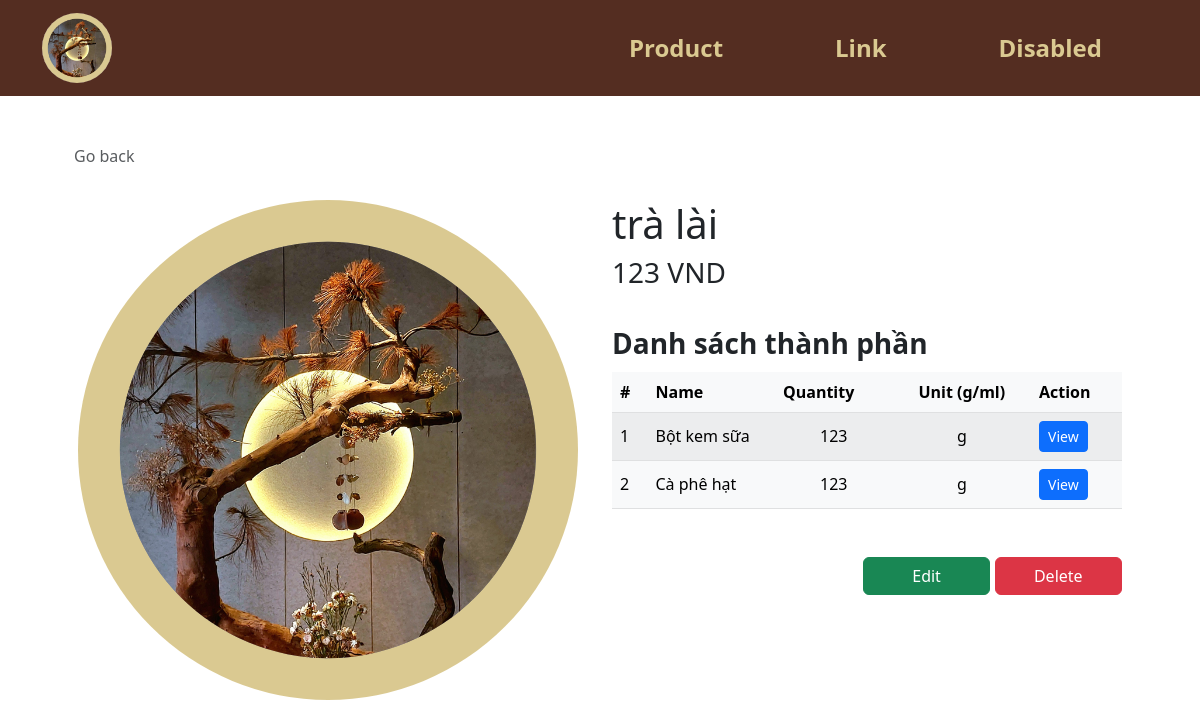
The page /product_view.php?p_id=91 on the database its author committed.
### tables this page shows
CREATE TABLE `product` (
  `p_id` int(100) NOT NULL COMMENT 'id sản phẩm',
  `p_name` varchar(255) NOT NULL COMMENT 'tên sản phẩm ',
  `p_price` int(255) NOT NULL COMMENT 'giá sản phẩm'
);

CREATE TABLE `ingredient` (
  `i_id` int(100) NOT NULL,
  `Product_p_id` int(255) NOT NULL,
  `Ingredient_defaut_id_id` int(100) NOT NULL,
  `i_quantity` int(100) NOT NULL,
  `i_unit` enum('g','ml') NOT NULL
);

CREATE TABLE `ingredient_defaut` (
  `id_id` int(100) NOT NULL COMMENT 'Gốc Id',
  `id_name` varchar(255) DEFAULT NULL COMMENT 'Gốc tên',
  `id_import_quantity` int(255) DEFAULT NULL COMMENT 'Gốc số lượng nhập',
  `id_unit` enum('g','ml') DEFAULT NULL COMMENT 'Gốc đơn vị',
  `id_ import_price` int(255) DEFAULT NULL COMMENT 'Gốc giá nhập'
);

### product_view.php (the view, shortened to what this page needs)
<!DOCTYPE html>
<html lang="en">
<head>
    <?php
    include("head.php");
    include("conn_db.php");
    ?>
</head>
<body>
    <?php
    include("header.php");
    $p_id = $_GET["p_id"];
    $query_product = "SELECT p.* FROM product p  WHERE p.p_id = {$p_id}  LIMIT 0,1";
    $result_product = $mysqli->query($query_product);
    $product_row = $result_product->fetch_array();
    ?>
    <div class="container px-5 py-4" id="shop-body">
        <div class="row my-4">
            <a class="nav nav-item text-decoration-none text-muted mb-2" href="#" onclick="history.back();">
                <i class="bi bi-arrow-left-square me-2"></i>Go back
            </a>
        </div>
        <div class="row row-cols-1 row-cols-md-2 mb-5">
            <div class="col mb-3 mb-md-0 logo">
                <img src='img/logo.png' class="img-fluid rounded-25 float-start">
            </div>
            <div class="col text-wrap">
                <h1 class="">
                    <?php echo $product_row["p_name"] ?>
                </h1>
                <h3 class="">
                    <?php echo number_format($product_row["p_price"], 0, ',', '.'); ?> VND
                </h3>
                <br>
                <div class="mt-0">
                    <div class="fs-3 mb-2 fw-bold"> Danh sách thành phần</div>
                    <table
                        class="table rounded-5 table-light table-striped table-hover align-middle caption-top mb-5">
                        <thead class="bg-light">
                            <tr>
                                <th scope="col-1">#</th>
                                <th scope="col-4">Name</th>
                                <th scope="col-4">Quantity</th>
                                <th class="text-center" scope="col">Unit (g/ml)</th>
                                <th scope="col">Action</th>
                            </tr>
                        </thead>
                        <tbody>
                            <?php
                            $query_ingredient = "SELECT i.*, id.* FROM ingredient i, ingredient_defaut id  WHERE Product_p_id = {$p_id} AND id.id_id = Ingredient_defaut_id_id";
                            $result_ingredient = $mysqli->query($query_ingredient);
                            ?>
                            <?php $i = 1;
                            while ($ingredient_row = $result_ingredient->fetch_array()) { ?>
                                <tr>
                                    <td>
                                        <?php echo $i++; ?>
                                    </td>
                                    <td class="w-25">
                                        <?php echo $ingredient_row["id_name"]; ?>
                                    </td>
                                    <td class="text-center">
                                        <?php echo $ingredient_row["i_quantity"]; ?>
                                    </td>
                                    <td class="text-center">
                                        <?php echo $ingredient_row["i_unit"]; ?>
                                    </td>
                                    <td>
                                        <a href="test.php?<?= "p_id=" . $p_id . "&i_id" . $ingredient_row["i_id"] ?>;"
                                            class="btn btn-sm btn-primary">View</a>
                                    </td>
                                </tr>
                            <?php } ?>
                        </tbody>
                    </table>
                </div>
                <div class="form-amount text-end">
                    <button class="btn btn-success w-25" type="submit" title="add to cart" name="addtocart">Edit</button>
                    <button class="btn btn-danger w-25" type="submit" title="add to cart" name="addtocart">Delete</button>
                </div>
            </div>
        </div>
    </div>
</body>
</html>

### rows shown on the page
product: p_name "trà lài", p_price "123"
ingredient: Ingredient_defaut_id.id_name "Bột kem sữa", i_quantity "123", i_unit "g"
ingredient: Ingredient_defaut_id.id_name "Cà phê hạt", i_quantity "123", i_unit "g"
